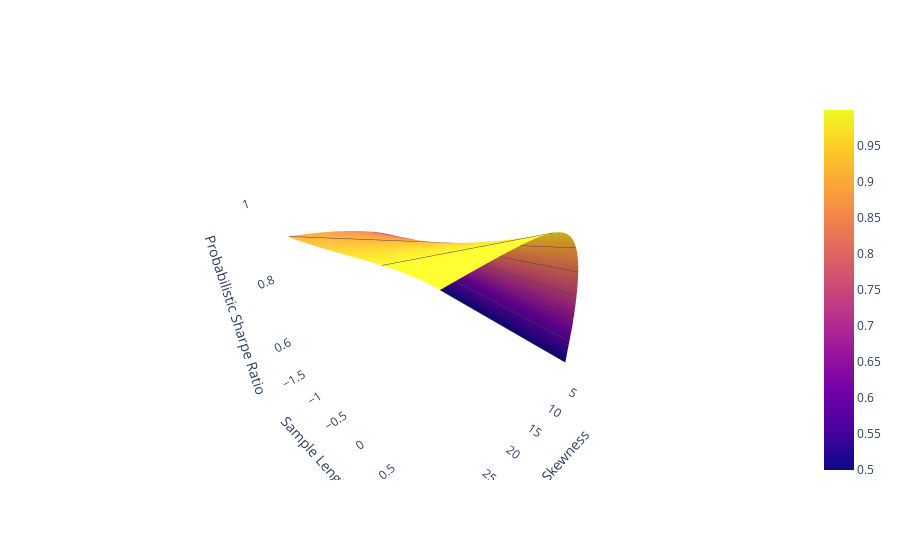

Notebook source saved alongside this figure:
### Code cell
import plotly.graph_objects as go

def f_psr(x, y):
    return probabilistic_sharpe_ratio(1.5, 1.0, y, x, 3.0)

x = np.linspace(-1.5, 1, 100)
y = np.linspace(1, 30, 100)
z = np.zeros((len(x), len(y)))
for i in range(len(x)):
    for j in range(len(y)):
        z[i, j] = f_psr(x[i], y[j])

fig = go.Figure(data=[go.Surface(z=z, x=y, y=x,
                                 contours = {
        "z": {"show": True, "start": z.min(), "end": z.max(), "size": 0.08}
    },)])
fig.update_layout(
    {
                   'plot_bgcolor': 'rgba(0, 0, 0, 0)',
                   'paper_bgcolor': 'rgba(0, 0, 0, 0)',
                  }, scene=dict(
                                xaxis_title='Sample Length',
                                yaxis_title='Skewness',
                                zaxis_title='Probabilistic Sharpe Ratio',
                                xaxis = dict(
                                showbackground=False),
                                yaxis = dict(
                                showbackground=False),
                                zaxis = dict(
                                showbackground=False)
                               ))

fig.show()

### Figure 1 — Plotly figure (JSON) as saved in the notebook; plotly's stock layout.template omitted (floating-point values rounded to 4 significant figures; data arrays with more than 128 entries replaced by an {"elided": "..."} marker saying what was removed)
{"data": [{"contours": {"z": {"end": 0.9997, "show": true, "size": 0.08, "start": 0.5}}, "type": "surface", "x": [30, 29.71, 29.41, 29.12, 28.83, 28.54, 28.24, 27.95, 27.66, 27.36, 27.07, 26.78, 26.48, 26.19, 25.9, 25.61, 25.31, 25.02, 24.73, 24.43, 24.14, 23.85, 23.56, 23.26, 22.97, 22.68, 22.38, 22.09, 21.8, 21.51, 21.21, 20.92, 20.63, 20.33, 20.04, 19.75, 19.45, 19.16, 18.87, 18.58, 18.28, 17.99, 17.7, 17.4, 17.11, 16.82, 16.53, 16.23, 15.94, 15.65, 15.35, 15.06, 14.77, 14.47, 14.18, 13.89, 13.6, 13.3, 13.01, 12.72, 12.42, 12.13, 11.84, 11.55, 11.25, 10.96, 10.67, 10.37, 10.08, 9.788, 9.495, 9.202, 8.909, 8.616, 8.323, 8.03, 7.737, 7.444, 7.152, 6.859, 6.566, 6.273, 5.98, 5.687, 5.394, 5.101, 4.808, 4.515, 4.222, 3.929, 3.636, 3.343, 3.051, 2.758, 2.465, 2.172, 1.879, 1.586, 1.293, 1], "y": [-1.5, -1.475, -1.449, -1.424, -1.399, -1.374, -1.348, -1.323, -1.298, -1.273, -1.247, -1.222, -1.197, -1.172, -1.146, -1.121, -1.096, -1.071, -1.045, -1.02, -0.9949, -0.9697, -0.9444, -0.9192, -0.8939, -0.8687, -0.8434, -0.8182, -0.7929, -0.7677, -0.7424, -0.7172, -0.6919, -0.6667, -0.6414, -0.6162, -0.5909, -0.5657, -0.5404, -0.5152, -0.4899, -0.4646, -0.4394, -0.4141, -0.3889, -0.3636, -0.3384, -0.3131, -0.2879, -0.2626, -0.2374, -0.2121, -0.1869, -0.1616, -0.1364, -0.1111, -0.08586, -0.06061, -0.03535, -0.0101, 0.01515, 0.0404, 0.06566, 0.09091, 0.1162, 0.1414, 0.1667, 0.1919, 0.2172, 0.2424, 0.2677, 0.2929, 0.3182, 0.3434, 0.3687, 0.3939, 0.4192, 0.4444, 0.4697, 0.4949, 0.5202, 0.5455, 0.5707, 0.596, 0.6212, 0.6465, 0.6717, 0.697, 0.7222, 0.7475, 0.7727, 0.798, 0.8232, 0.8485, 0.8737, 0.899, 0.9242, 0.9495, 0.9747, 1], "z": {"elided": "100x100 float values"}}], "layout": {"paper_bgcolor": "rgba(0, 0, 0, 0)", "plot_bgcolor": "rgba(0, 0, 0, 0)", "scene": {"xaxis": {"showbackground": false, "title": {"text": "Skewness"}}, "yaxis": {"showbackground": false, "title": {"text": "Sample Length"}}, "zaxis": {"showbackground": false, "title": {"text": "Probabilistic Sharpe Ratio"}}}}}
